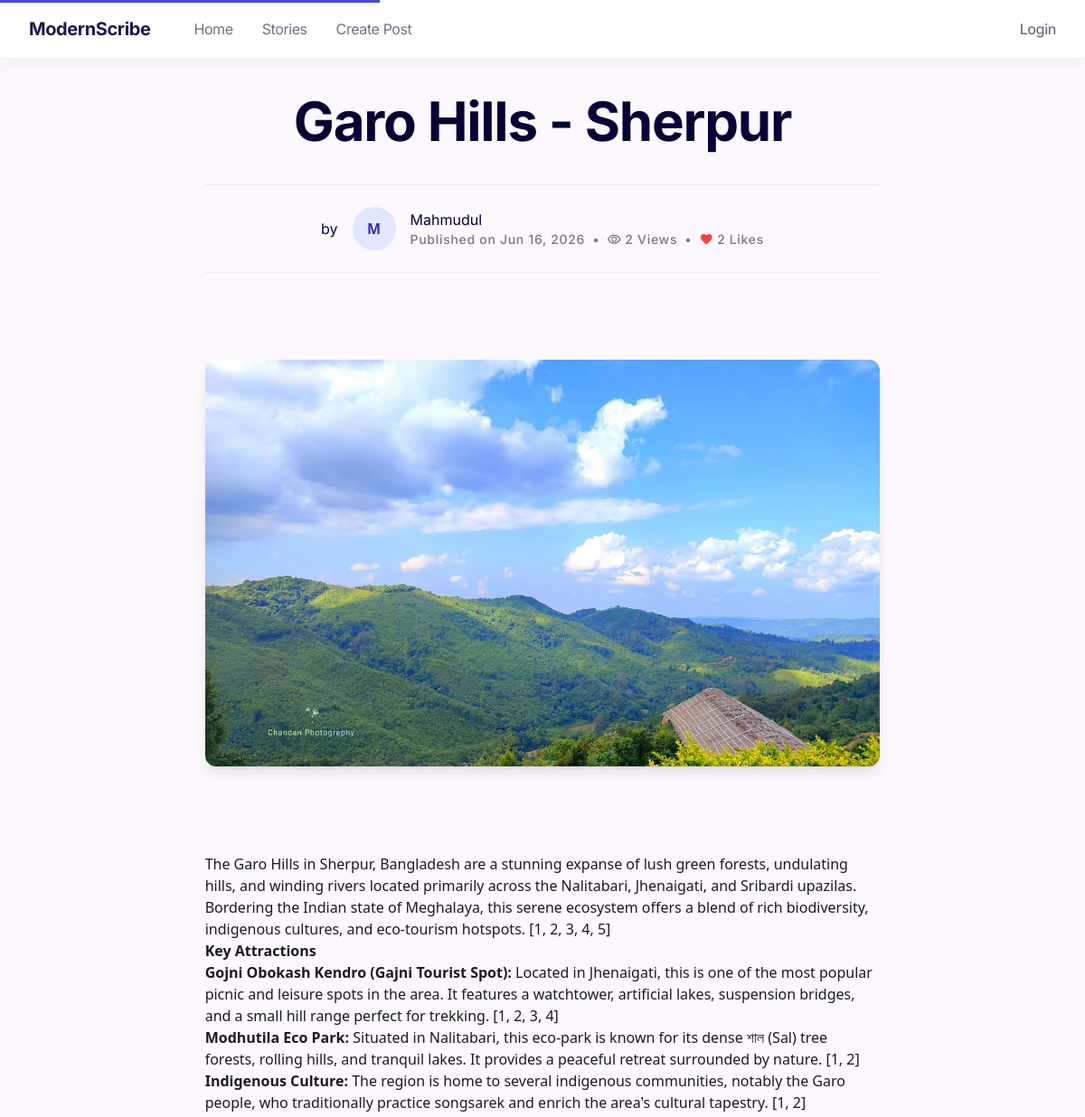
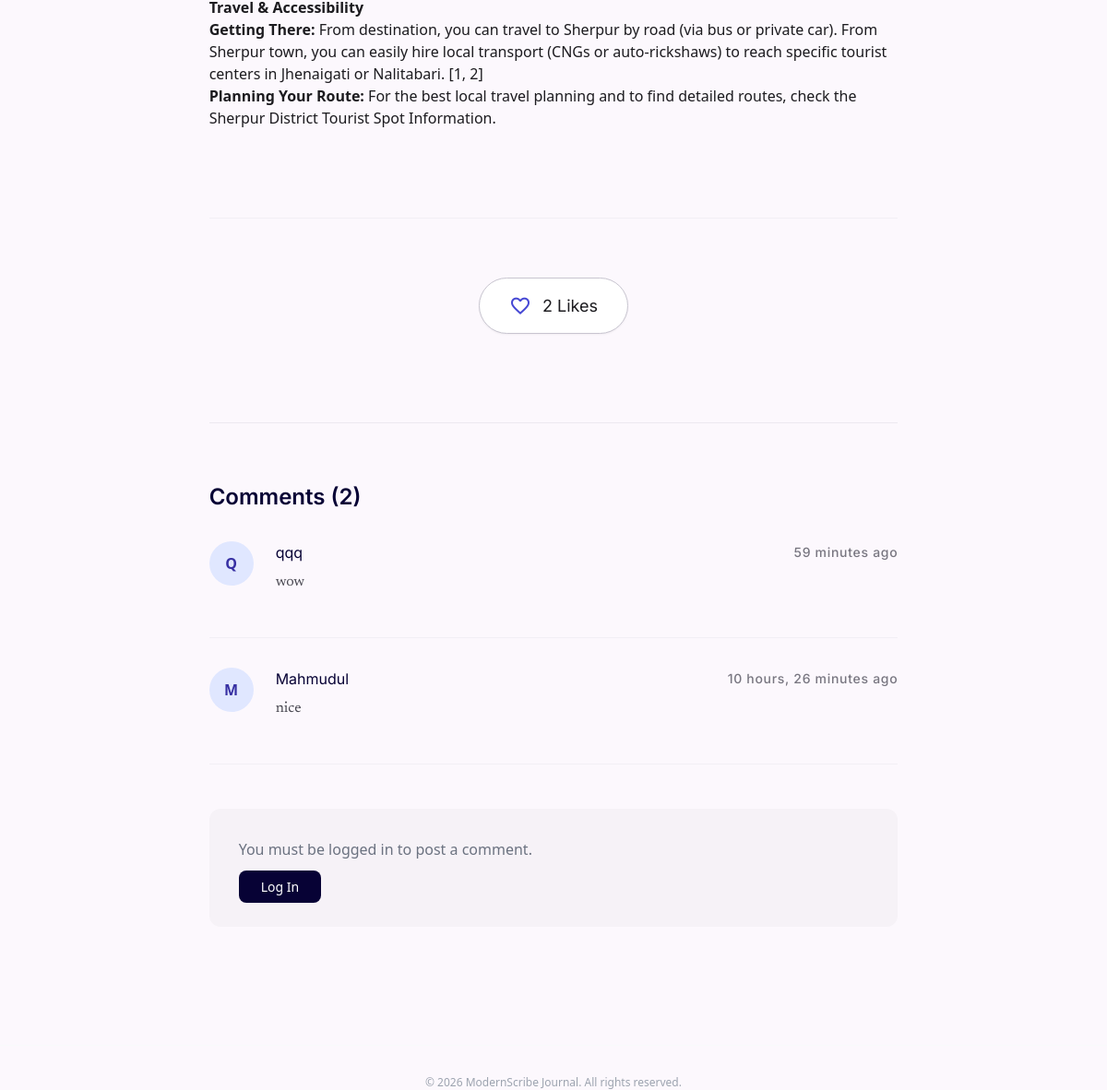
Screenshot of /post/9/ with the database file from the repository (2 pictures, top to bottom).
### core/models.py (models this page shows, shortened)
class CreatePost(models.Model):
    author=models.ForeignKey(User,on_delete=models.CASCADE)
    title=models.CharField(max_length=255)
    topic=models.ForeignKey(Topic, on_delete=models.SET_NULL, null=True, blank=True, related_name='posts')
    cover_image_url = models.URLField(max_length=500, blank=True, null=True)
    cover_image = models.ImageField(upload_to='post_covers/', blank=True, null=True)
    content=RichTextField()
    view_count=models.PositiveBigIntegerField(default=0)
    liked_users=models.ManyToManyField(User,related_name='liked_post',blank=True)
    created_at=models.DateTimeField(auto_now_add=True)
    updated_at=models.DateTimeField(auto_now=True)
    is_featured=models.BooleanField(default=False)
    def total_likes(self):
        return self.liked_users.count()

class Comment(models.Model):
    content=models.TextField()
    author=models.ForeignKey(User,on_delete=models.CASCADE)
    post=models.ForeignKey(CreatePost,on_delete=models.CASCADE)
    created_at=models.DateTimeField(auto_now_add=True)
    updated_at=models.DateTimeField(auto_now=True)

### core/views.py (the view, shortened to what this page needs)
# urls.py: path('post/<int:id>/', post_detail, name='post_detail'),
def post_detail(request, id):
    post = get_object_or_404(CreatePost, id=id)
    if request.method != "POST":
        if not request.user.is_authenticated or request.user != post.author:
            viewed_posts = request.session.get('viewed_posts', [])
            if post.id not in viewed_posts:
                post.view_count += 1
                post.save(update_fields=['view_count'])
                viewed_posts.append(post.id)
                request.session['viewed_posts'] = viewed_posts
    comments = Comment.objects.filter(post=post).order_by('-created_at')
    return render(request, 'home/post_detail.html', {'post': post, 'comments': comments})

### core/templates/home/post_detail.html (shortened to what this page needs)
{% extends "base.html" %}
{% load static %}
{% block content %}
<div class="max-w-7xl mx-auto px-8 py-8">
    <article class="grid grid-cols-12 gap-gutter">
        <header class="col-span-12 md:col-start-3 md:col-span-8 text-center mb-16">
            <h1 class="font-display-xl text-display-xl text-primary mb-8 leading-tight">{{ post.title }}</h1>
            <div class="flex items-center justify-center gap-4 border-y border-outline-variant/30 py-6">
                <p class="font-headline-sm text-[16px] text-primary">by </p>
                {% if post.author.profile.profile_picture %}
                <img alt="{{ post.author.username }}" class="w-12 h-12 rounded-full object-cover" src="{{ post.author.profile.profile_picture.url }}" />
                {% else %}
                <div class="w-12 h-12 rounded-full bg-indigo-100 text-indigo-800 flex items-center justify-center font-bold">{{ post.author.username.0|upper }}</div>
                {% endif %}
                <div class="text-left">
                    <p class="font-headline-sm text-[16px] text-primary">{{ post.author.first_name|default:post.author.username }}</p>
                    <div class="flex items-center gap-2 font-label-md text-label-md text-outline">
                        <span>Published on {{ post.created_at|date:"M d, Y" }}</span>
                        <span>•</span>
                        <span class="flex items-center gap-1"><span class="material-symbols-outlined text-[16px] mb-[1px]">visibility</span> {{ post.view_count }} Views</span>
                        <span>•</span>
                        <span class="flex items-center gap-1"><span class="material-symbols-outlined text-[16px] mb-[1px] text-red-500" style="font-variation-settings: 'FILL' 1;">favorite</span> <span id="header-like-count">{{ post.total_likes }}</span> Likes</span>
                    </div>
                </div>
            </div>
        </header>
        {% if post.cover_image or post.cover_image_url %}
        <figure class="col-span-12 md:col-start-3 md:col-span-8 mb-16">
            <img alt="{{ post.title }}" class="w-full h-[450px] object-cover rounded-xl shadow-lg" src="{% if post.cover_image %}{{ post.cover_image.url }}{% else %}{{ post.cover_image_url }}{% endif %}" />
        </figure>
        {% endif %}
        <div class="col-span-12 md:col-start-3 md:col-span-8 prose prose-indigo max-w-none">
            {{ post.content|safe }}
        </div>
        <div class="col-span-12 md:col-start-3 md:col-span-8 flex flex-col items-center justify-center py-16 gap-6 border-t border-outline-variant/20 mt-16">
            <form action="{% url 'like_post' post.id %}" method="POST" id="like-form">
                <button type="submit" class="group flex items-center gap-3 px-8 py-4 bg-white border border-outline-variant rounded-full hover:border-secondary hover:text-secondary transition-all active:scale-95 shadow-sm">
                    {% if request.user in post.liked_users.all %}
                    <span id="like-icon" class="material-symbols-outlined text-red-500" style="font-variation-settings: 'FILL' 1;">favorite</span>
                    {% else %}
                    <span id="like-icon" class="material-symbols-outlined text-secondary" style="font-variation-settings: 'FILL' 0;">favorite</span>
                    {% endif %}
                    <span class="font-headline-sm text-[18px]"><span id="like-count">{{ post.total_likes }}</span> Likes</span>
                </button>
            </form>
        </div>
        <section class="col-span-12 md:col-start-3 md:col-span-8 pt-16 border-t border-outline-variant/30">
    <h3 class="font-headline-md text-headline-sm text-primary mb-8">Comments (<span id="comment-count">{{ comments.count }}</span>)</h3>
    <div class="space-y-8 mb-12" id="comments-list">
        {% for comment in comments %}
        <div class="flex gap-6 pb-8 border-b border-outline-variant/20">
            <div class="w-12 h-12 rounded-full bg-indigo-100 text-indigo-800 flex items-center justify-center font-bold shrink-0">
                {{ comment.author.username.0|upper }}
            </div>
            <div class="flex-1">
                <div class="flex justify-between items-center mb-2">
                    <h4 class="font-headline-sm text-[16px] text-primary">{{ comment.author.first_name|default:comment.author.username }}</h4>
                    <span class="font-label-md text-label-md text-outline">{{ comment.created_at|timesince }} ago</span>
                </div>
                <p class="font-body-md text-on-surface-variant mb-4">
                    {{ comment.content }}
                </p>
            </div>
        </div>
        {% empty %}
        <p class="text-gray-500" id="no-comments-msg">No comments yet. Be the first to start the conversation!</p>
        {% endfor %}
    </div>
    <div class="bg-surface-container-low p-8 rounded-xl mb-12">
        {% if user.is_authenticated %}
        <form method="POST" action="{% url 'post_detail' post.id %}" id="comment-form">
            {% csrf_token %}
            <div class="flex gap-4 mb-6">
                <div class="w-10 h-10 rounded-full bg-primary-container flex items-center justify-center text-on-primary-container font-bold">
                    {{ user.username.0|upper }}
                </div>
                <div class="flex-1">
                    <label class="block font-label-md text-label-md text-outline mb-2 uppercase" for="comment">Leave a comment</label>
                    <textarea class="w-full bg-white border border-outline-variant rounded-lg p-4 focus:ring-2 focus:ring-secondary focus:border-transparent transition-all outline-none font-body-md" id="comment" name="comment" placeholder="Share your thoughts..." rows="4" required></textarea>
                </div>
            </div>
            <div class="flex justify-end">
                <button type="submit" class="bg-primary text-on-primary px-8 py-3 rounded-lg font-headline-sm text-[16px] hover:opacity-90 transition-all active:scale-95">Post Comment</button>
            </div>
        </form>
        {% else %}
        <p class="text-gray-500 mb-4">You must be logged in to post a comment.</p>
        <a href="{% url 'login' %}" class="bg-primary text-on-primary px-6 py-2 rounded-lg text-sm hover:opacity-90 transition-all">Log In</a>
        {% endif %}
    </div>
</section>
</article>
</div>
{% endblock %}

### core/templates/base.html (shortened to what this page needs)
{% load static %}
<!DOCTYPE html>
<html lang="en" class="light">
<head>
    <script src="https://cdn.tailwindcss.com?plugins=forms,container-queries"></script>
    <script src="{% static 'js/tailwind-config.js' %}"></script>
    <link rel="stylesheet" href="{% static 'css/style.css' %}">
</head>
<body class="antialiased flex flex-col min-h-screen">
    <header class="sticky top-0 w-full z-50 bg-white/90 backdrop-blur-md border-b border-gray-100 shadow-[0_4px_20px_rgba(0,0,0,0.05)] font-['Inter'] antialiased tracking-tight">
        <nav class="max-w-7xl mx-auto px-8 flex justify-between items-center h-16">
            <div class="flex items-center gap-12">
                <a class="text-xl font-bold text-indigo-950" href="{% url 'index' %}">ModernScribe</a>
                <div class="hidden md:flex items-center gap-8">
                    <a class="{% if request.resolver_match.url_name == 'index' %}text-indigo-900 border-b-2 border-indigo-900 pb-1{% else %}text-gray-500 hover:text-indigo-700{% endif %} transition-all duration-300 ease-in-out cursor-pointer active:scale-95" href="{% url 'index' %}">Home</a>
                    <a class="{% if request.resolver_match.url_name == 'archive' %}text-indigo-900 border-b-2 border-indigo-900 pb-1{% else %}text-gray-500 hover:text-indigo-700{% endif %} transition-all duration-300 ease-in-out cursor-pointer active:scale-95" href="{% url 'archive' %}">Stories</a>
                    <a class="{% if request.resolver_match.url_name == 'create_post' %}text-indigo-900 border-b-2 border-indigo-900 pb-1{% else %}text-gray-500 hover:text-indigo-700{% endif %} transition-all duration-300 ease-in-out cursor-pointer active:scale-95" href="{% url 'create_post' %}">Create Post</a>
                </div>
            </div>
            <div class="flex items-center gap-6">
                {% if user.is_authenticated %}
                <div class="relative group">
                    <button class="w-10 h-10 rounded-full bg-[#2d3748] text-white flex items-center justify-center text-lg font-semibold cursor-pointer border border-gray-600 transition-all hover:ring-2 hover:ring-indigo-200">
                        {{ user.username.0|upper|default:"A" }}
                    </button>
                    <div class="absolute right-0 mt-2 w-48 bg-white rounded-2xl shadow-[0_8px_30px_rgb(0,0,0,0.12)] py-2 border border-gray-100 opacity-0 invisible group-hover:opacity-100 group-hover:visible transition-all duration-200 transform origin-top-right scale-95 group-hover:scale-100 z-50">
                        <a href="{% url 'my_posts' %}" class="block px-5 py-2.5 text-gray-800 hover:bg-gray-50 hover:text-indigo-900 transition-colors text-sm font-medium">My Posts</a>
                        <a href="{% url 'logout' %}" class="block px-5 py-2.5 text-gray-800 hover:bg-gray-50 hover:text-indigo-900 transition-colors text-sm font-medium">Log Out</a>
                    </div>
                </div>
                {% else %}
                <a href="{% url 'login' %}" class="text-gray-500 font-medium hover:text-indigo-700 transition-all">Login</a>
                {% endif %}
            </div>
        </nav>
    </header>
    <main class="flex-grow">
        {% block content %}
        {% endblock %}
    </main>
    <footer>
        <div class="max-w-7xl mx-auto px-8 mt-12 pt-8 border-t border-gray-50 text-center text-gray-400 text-xs">
            © 2026 ModernScribe Journal. All rights reserved.
        </div>
    </footer>
</body>
</html>

### static/css/style.css (style rules this page uses)
.material-symbols-outlined { font-variation-settings: 'FILL' 0, 'wght' 400, 'GRAD' 0, 'opsz' 24; vertical-align: middle; }
body { background-color: #fcf8fd; color: #1c1b1f; -webkit-font-smoothing: antialiased; }

### rows the page displays
CreatePost: title "Garo Hills - Sherpur", author.username.0 "M", author.first_name "Mahmudul", created_at "Jun 16, 2026", view_count "2", total_likes "2", cover_image (picture), content "The Garo Hills in Sherpur, Bangladesh are a stunning expanse of lush green forests, undulating hills, and winding rivers located primarily across the Nalitabari, Jhenaigati, and Sribardi upazilas. Bordering the Indian state of Meghalaya, this serene ecosystem offers a blend of rich biodiversity, indigenous cultures, and eco-tourism hotspots. [ 1 , 2 , 3 , 4 , 5 ] Key Attractions Gojni Obokash Kendro (Gajni Tourist Spot): Located in Jhenaigati, this is one of the most popular picnic and leisure spots in the area. It features a watchtower, artificial lakes, suspension bridges, and a small hill range perfect for trekking. [ 1 , 2 , 3 , 4 ] Modhutila Eco Park: Situated in Nalitabari, this…"
Comment: author.username.0 "Q", author.first_name "qqq", created_at "59 minutes", content "wow"
Comment: author.username.0 "M", author.first_name "Mahmudul", created_at "10 hours, 26 minutes", content "nice"

### other values shown
{{ comments.count }} "2"
